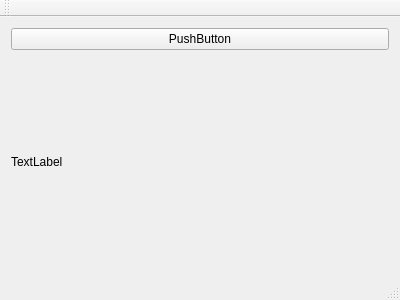
<?xml version="1.0" encoding="UTF-8"?>
<ui version="4.0">
 <class>MainWindow</class>
 <widget class="QMainWindow" name="MainWindow">
  <property name="geometry">
   <rect>
    <x>0</x>
    <y>0</y>
    <width>400</width>
    <height>300</height>
   </rect>
  </property>
  <property name="windowTitle">
   <string>MainWindow</string>
  </property>
  <widget class="QWidget" name="centralWidget">
   <layout class="QVBoxLayout" name="verticalLayout">
    <item>
     <widget class="QPushButton" name="pushButton_load">
      <property name="text">
       <string>PushButton</string>
      </property>
     </widget>
    </item>
    <item>
     <widget class="QLabel" name="label">
      <property name="text">
       <string>TextLabel</string>
      </property>
     </widget>
    </item>
   </layout>
  </widget>
  <widget class="QMenuBar" name="menuBar">
   <property name="geometry">
    <rect>
     <x>0</x>
     <y>0</y>
     <width>400</width>
     <height>21</height>
    </rect>
   </property>
  </widget>
  <widget class="QToolBar" name="mainToolBar">
   <attribute name="toolBarArea">
    <enum>TopToolBarArea</enum>
   </attribute>
   <attribute name="toolBarBreak">
    <bool>false</bool>
   </attribute>
  </widget>
  <widget class="QStatusBar" name="statusBar"/>
 </widget>
 <layoutdefault spacing="6" margin="11"/>
 <resources/>
 <connections/>
</ui>
